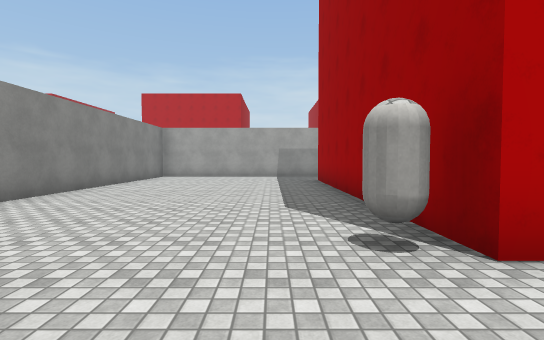
View 1 (above)

24 first-person views from a walk through a Unity game level. The camera is 1.4 m above the floor, tilts 2° down and sees 85° across. The floor is counted in squares, 2 m on a side. Each view is taken from the middle of a square. On the plan, view 1 faces up. The plan holds only what a view shows up to about 10 squares ahead; the rest is blank. The place goes on beyond the plan. The player character is not drawn. Surface patterns are stand-ins for the level's own textures.

View 2
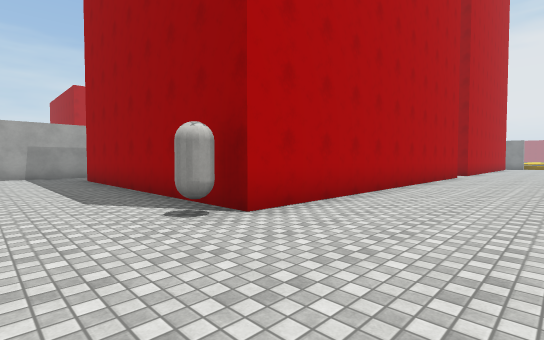

View 3
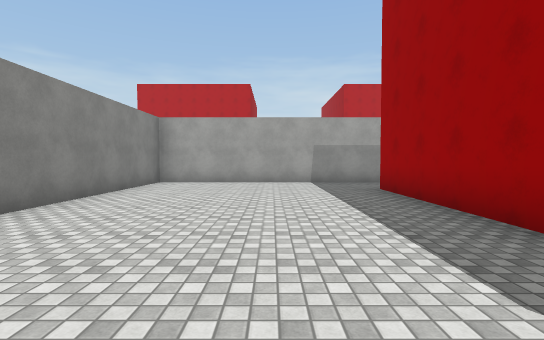

View 4
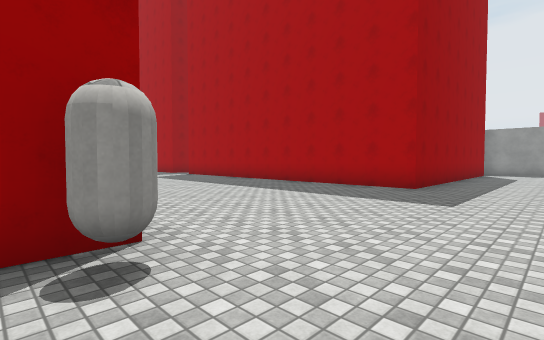

View 5
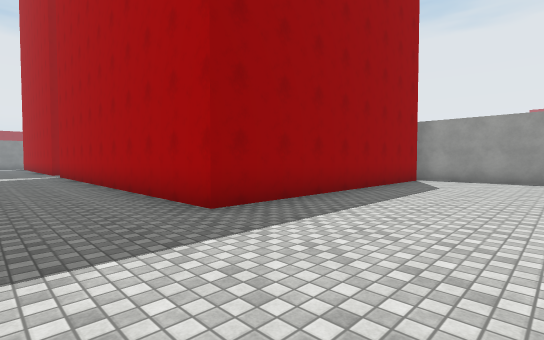

View 6
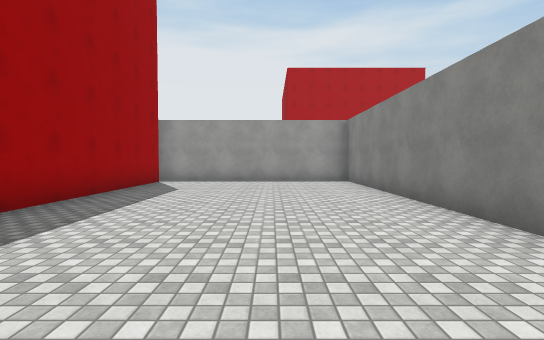

View 7
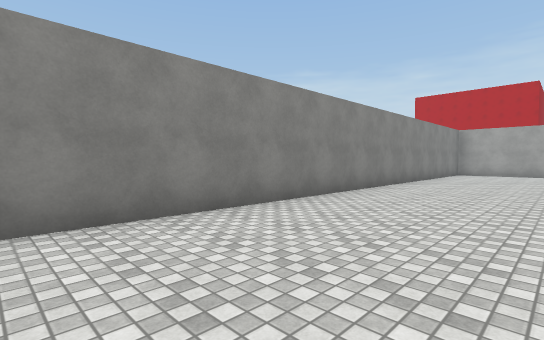

View 8
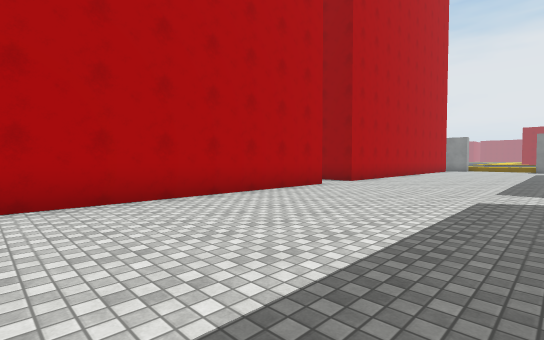

View 9
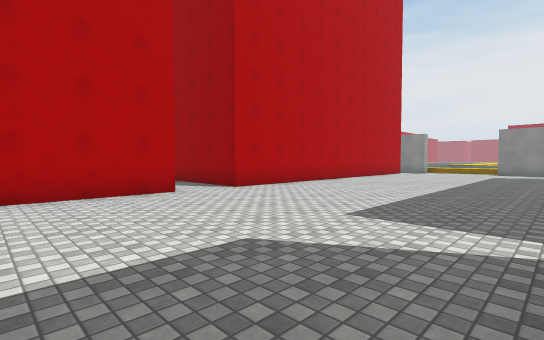

View 10
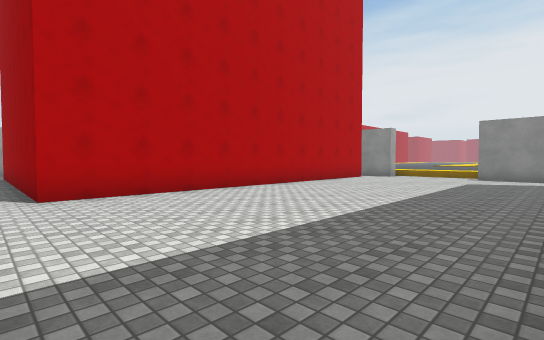

View 11
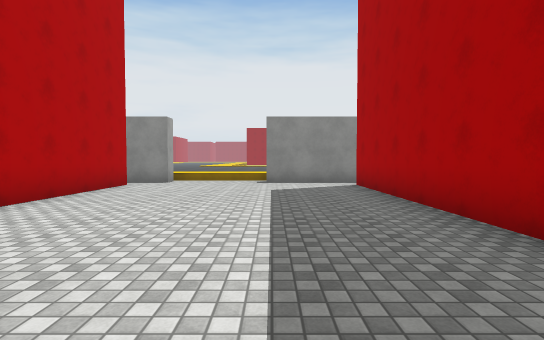

View 12
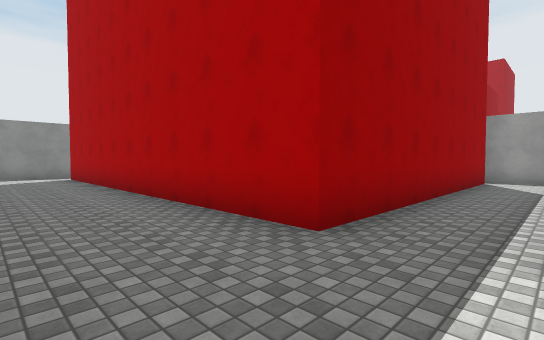

View 13
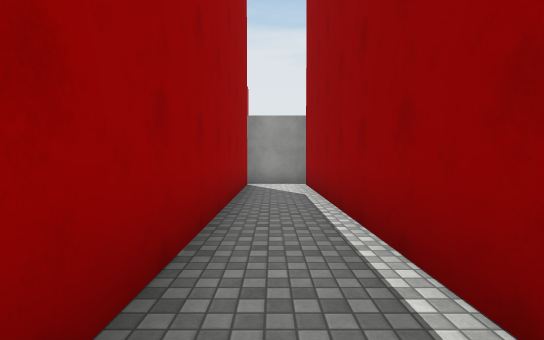

View 14
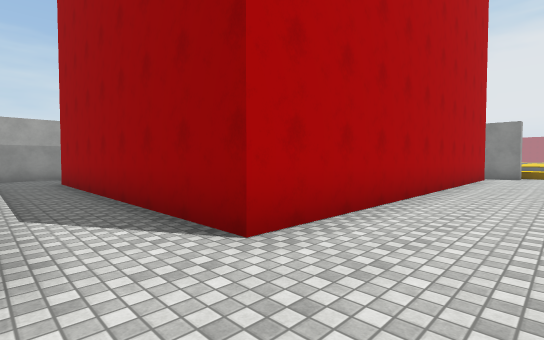

View 15
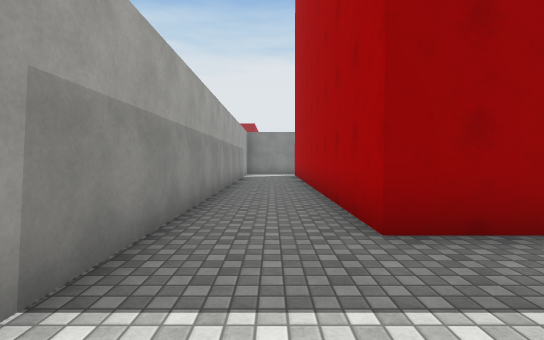

View 16
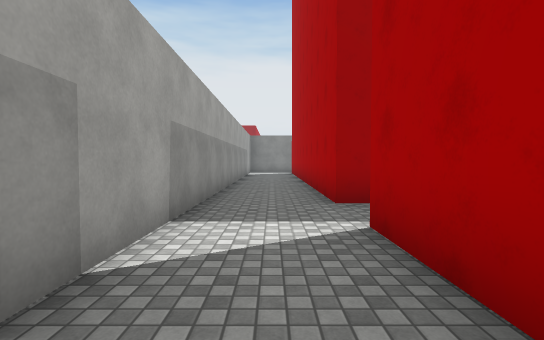

View 17
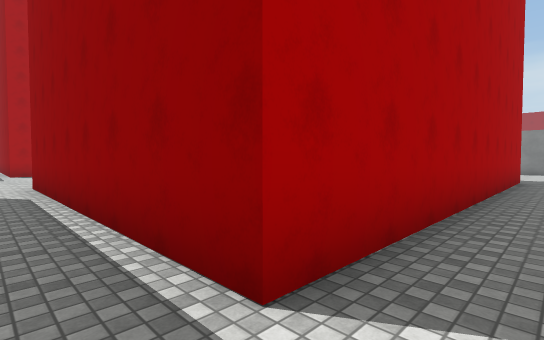

View 18
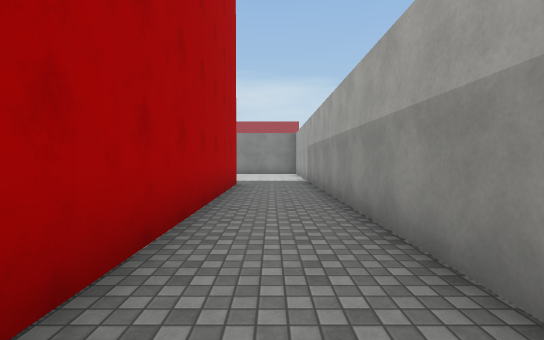

View 19
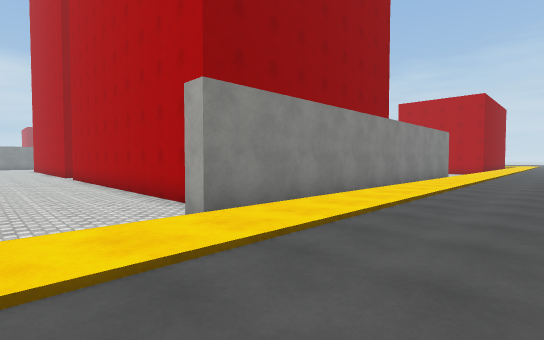

View 20
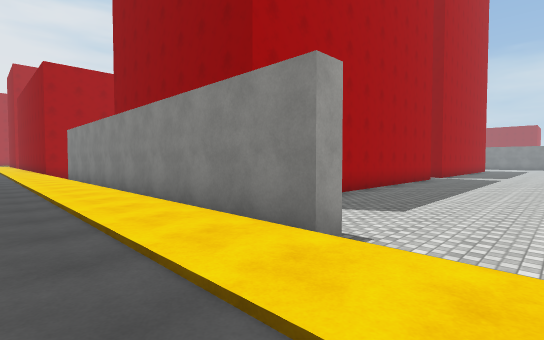

View 21
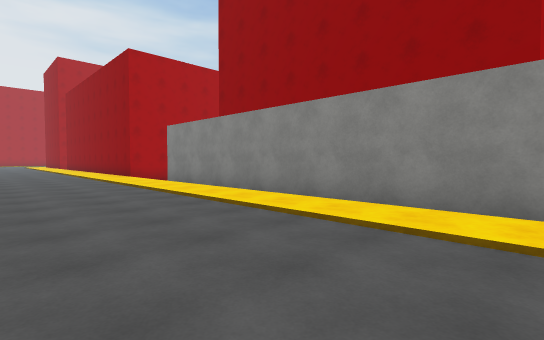

View 22
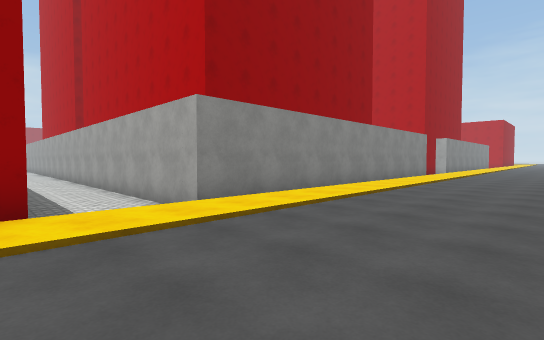

View 23
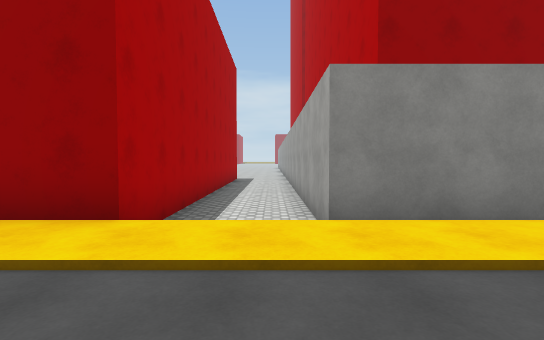

View 24
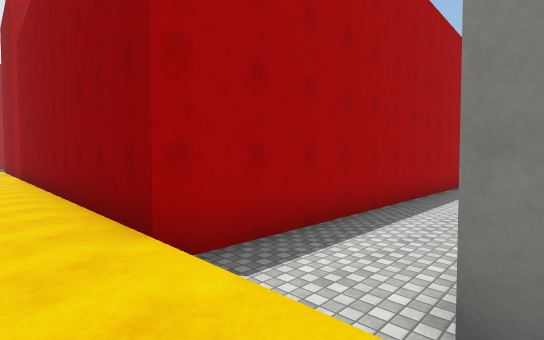

### Floor plan
Key: @ floor where view 1 was taken; # wall or solid block; . main floor; : floor 0.5 m higher than the main floor; / step, stairs or slope; C capsule.
Columns run from 5 left of view 1 to 30 right of it. Each row starts with its distance up from view 1.
 12 ###########################
 11 #..........................     /:
 10 #......###########.########   #//:
  9 #......#         #.#          #//:
  8 #......#         #.#          #//::
  7 #......#         #.#          #//::
  6 #......#         #.#          #//::
  5 #......#         #.#          #//::
  4 #......#         #.#          #//::
  3 #......#         #.#          #//::
  2 #.....C###########.############//::
  1 #.............................///::
  0 #....@.........................//::
 -1 #..............................//::
 -2 #.............................#//:
 -3 #.............................#//::
 -4   ............................#//:::
 -5  ......###########.############//:::
 -6 #......#         #.#          #//:::
 -7 #......#         #.#          #//:::
 -8 #......#         #.#          #//:::
 -9 #......#         #.#          #//:::
-10 #......#         #.#          #//:::
-11 #......#         #.#          #//:::
-12 #......#         #.#          #//:::
-13 ########         ###    #######//:::
-14                        ........//:::
-15                       .........//:::
-16                      ###########/:::
-17                                #/

Where each view was taken, in squares from view 1:
view 1: 0 up, 0 right, facing up
view 2: 1 down, 1 left, facing up-right
view 3: 3 up, 1 left, facing up
view 4: 3 up, 1 left, facing down-right
view 5: 2 down, 2 left, facing down-right
view 6: 3 down, 2 left, facing down
view 7: 3 down, 1 left, facing up-left
view 8: 3 down, 5 right, facing up-right
view 9: 4 down, 9 right, facing up-right
view 10: 4 down, 13 right, facing up-right
view 11: 2 down, 16 right, facing right
view 12: 2 down, 12 right, facing down-right
view 13: 4 down, 13 right, facing down
view 14: 0 up, 12 right, facing up-right
view 15: 11 up, 11 right, facing right
view 16: 11 up, 9 right, facing right
view 17: 11 up, 13 right, facing down-left
view 18: 11 up, 10 right, facing left
view 19: 1 down, 29 right, facing up-left
view 20: 0 up, 28 right, facing down-left
view 21: 4 down, 30 right, facing down-left
view 22: 16 down, 30 right, facing up-left
view 23: 14 down, 29 right, facing left
view 24: 13 down, 27 right, facing down-left
